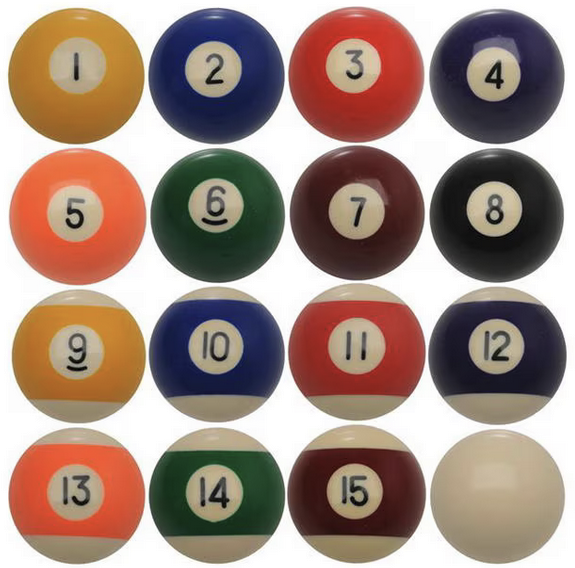
#> input picture Pasted image 20251006131451.png, 575 x 568 px
$ python -i ball_detector.py   (imports and definitions only)
#> lines starting #> are read from the running program, lines starting #| are printed output that depends on the picture
#> further down, picture is the input picture: shape (568, 575, 3); mean B, G, R 128.7, 139.5, 161.3
import cv2
import snooker_colors as sc
import numpy as np

DEBUG = False

def resize_frame(frame):
    return cv2.resize(frame, (1000, 550))
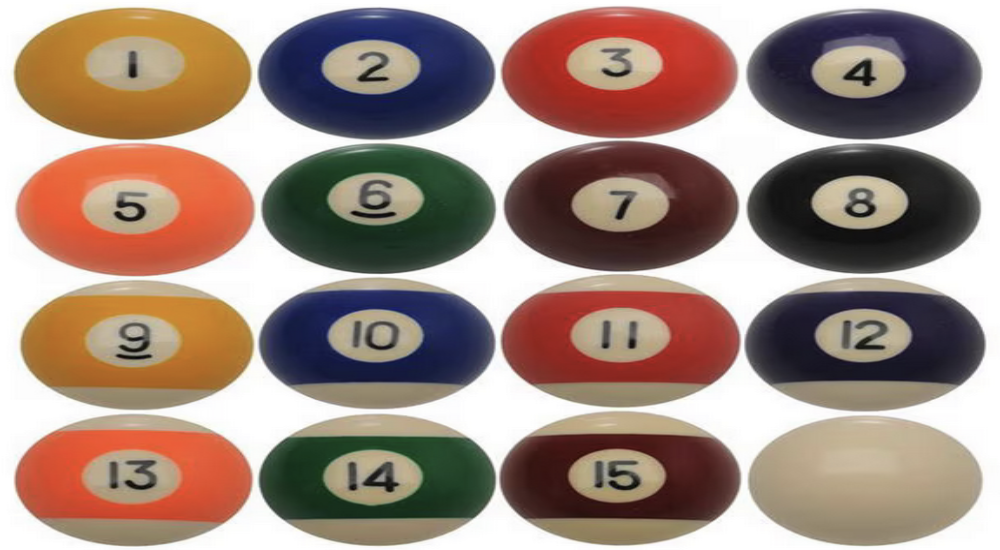
#> returned value: shape (550, 1000, 3); mean of channels 0, 1, 2 128.6, 139.3, 161.2; drawn as B, G, R

def _normalize_frame(current_frame):
    """
    Normalizes one frame for better performance
    :param current_frame: current frame of the given video
    :return: a normalized frame in hsv color-space
    """
    f = resize_frame(current_frame)
    hsv = cv2.cvtColor(f, cv2.COLOR_BGR2HSV)
#> hsv: shape (550, 1000, 3); mean H, S, V 35.5, 76.9, 166.7

    # Increase saturation
    h, s, v = cv2.split(hsv)
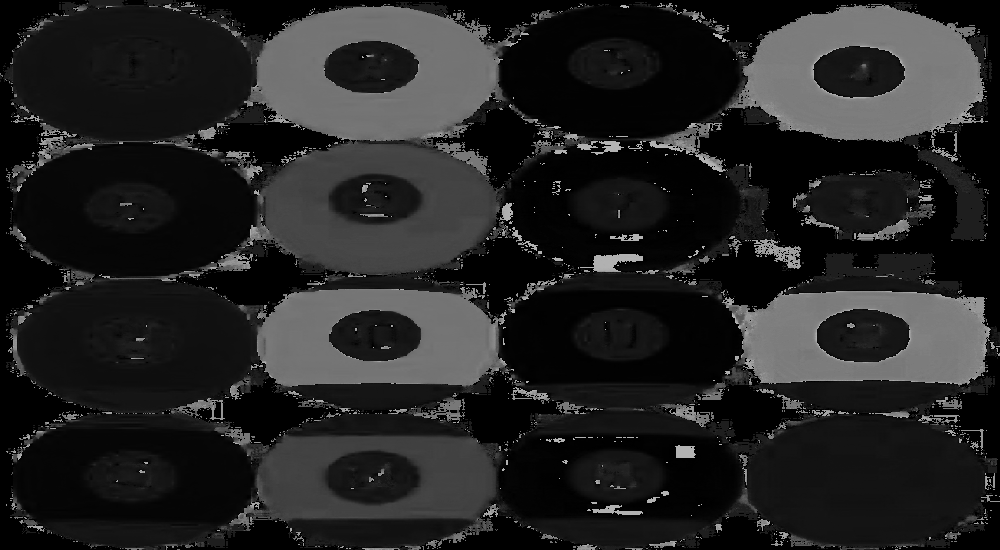
#> h: shape (550, 1000); min 0, max 179, mean 35.5
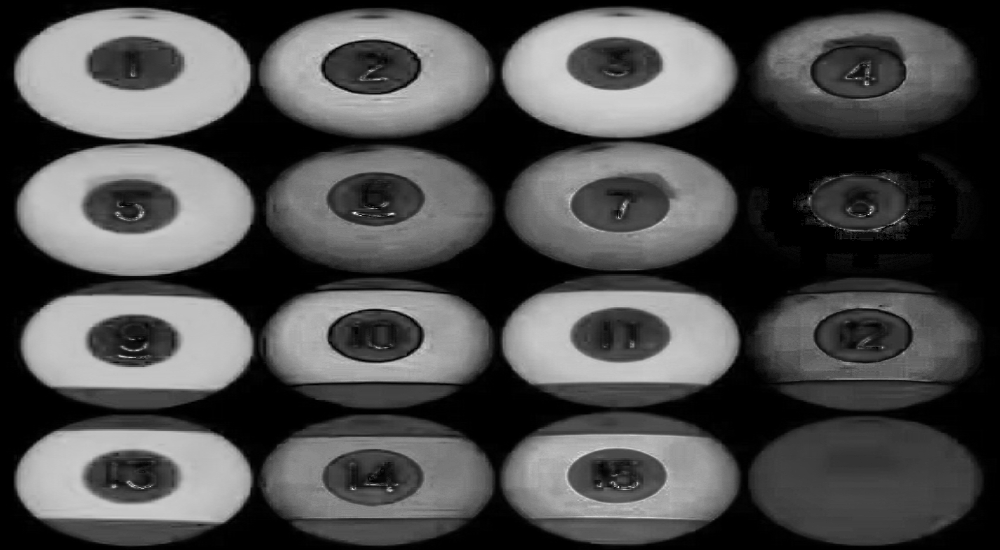
#> s: shape (550, 1000); min 0, max 237, mean 76.9
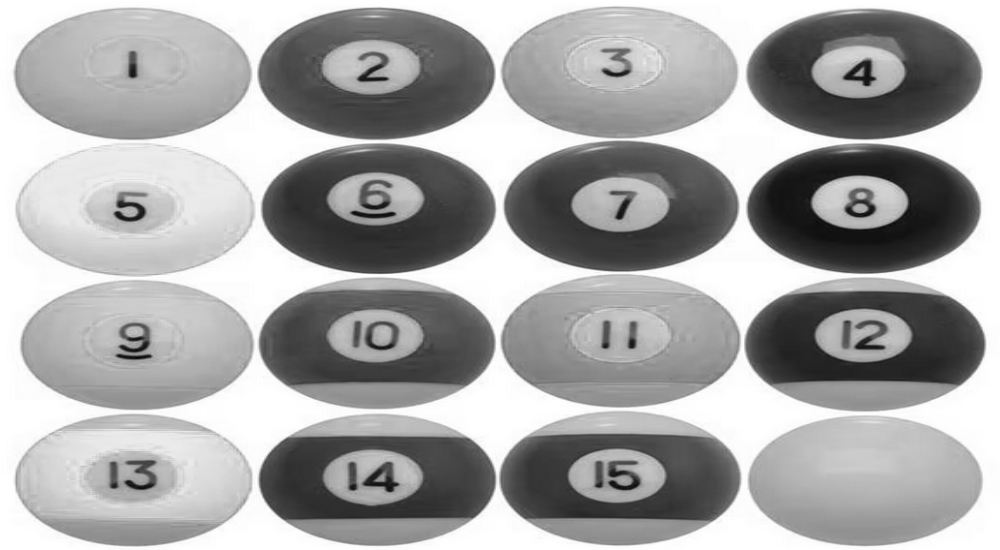
#> v: shape (550, 1000); min 4, max 255, mean 166.7
    s = cv2.add(s, 50)
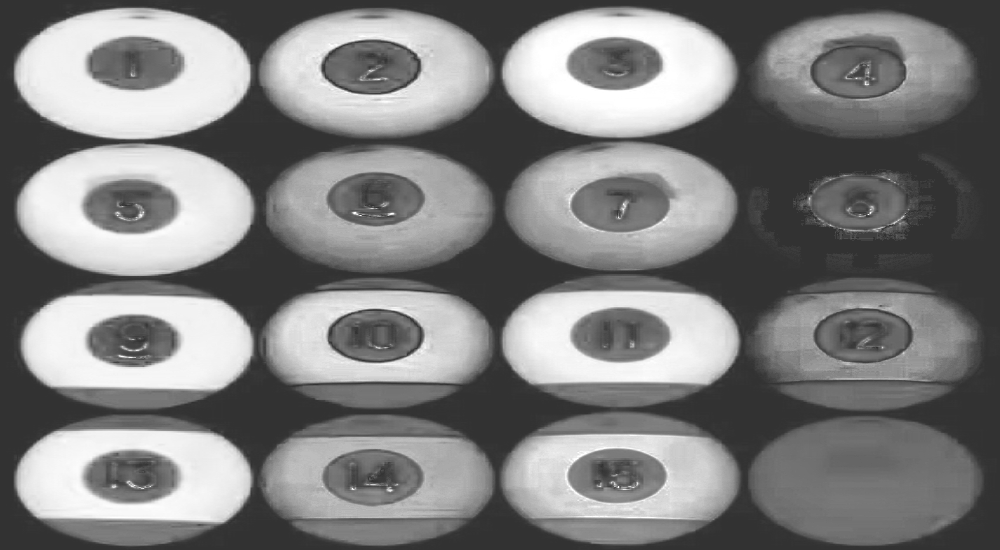
#> s: shape (550, 1000); min 50, max 255, mean 126.9
    s = np.clip(s, 0, 255)
    hsv_sat = cv2.merge([h, s, v])
#> hsv_sat: shape (550, 1000, 3); mean H, S, V 35.5, 126.9, 166.7

    return hsv_sat

# [64 lines left out: functions get_balls_map, _find_hough_circles, _detect_red_balls, _detect_black_ball, _detect_colored_balls, not called in this run]

def _generate_mask(hsv, l, u):
    return cv2.inRange(hsv, l, u)

# [47 lines left out: functions _clean_up_mask, _detect_balls_in_given_range, _draw_on_detected_monochrome_balls, draw_detected_balls, not called in this run]

>>> import cv2
>>> picture = cv2.imread('Pasted image 20251006131451.png')
>>> result = _normalize_frame(picture)

$ run again, on Pasted image 20251126194458.png
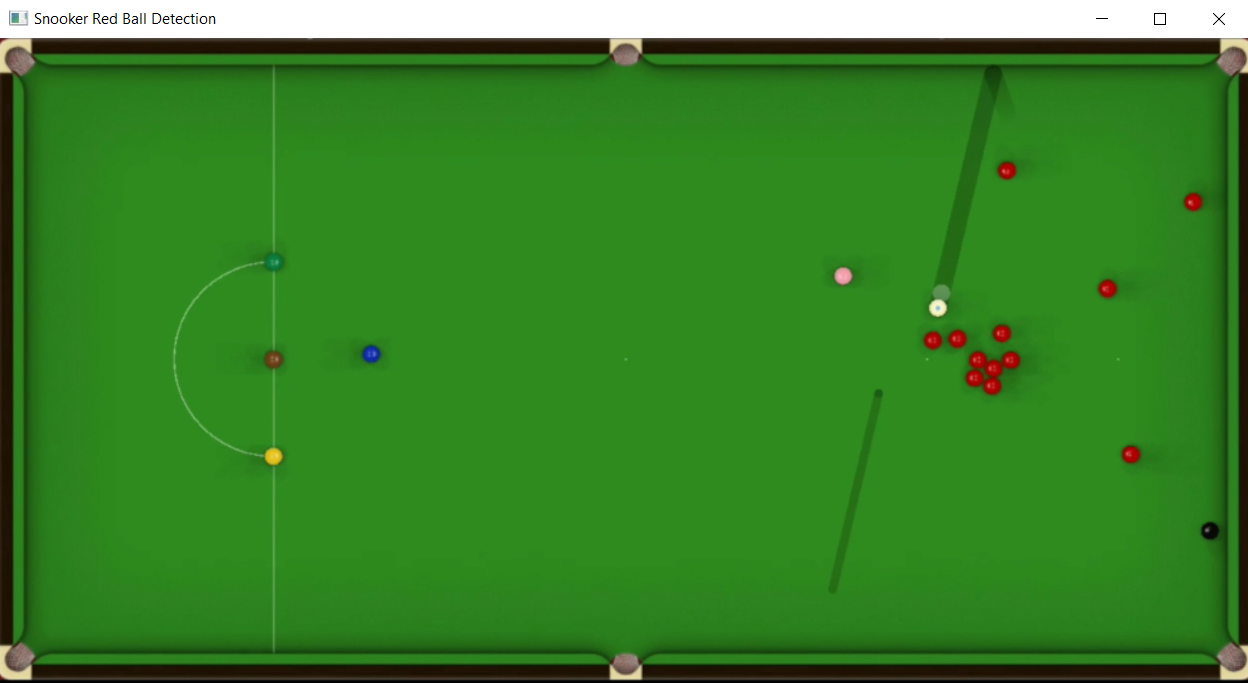
#> input picture Pasted image 20251126194458.png, 1248 x 683 px
#> picture is the input picture: shape (683, 1248, 3); mean B, G, R 40.5, 131.6, 56.8
#> hsv: shape (550, 1000, 3); mean H, S, V 49.7, 187.5, 132.8
#> in _normalize_frame, `h, s, v = cv2.split(hsv)`:
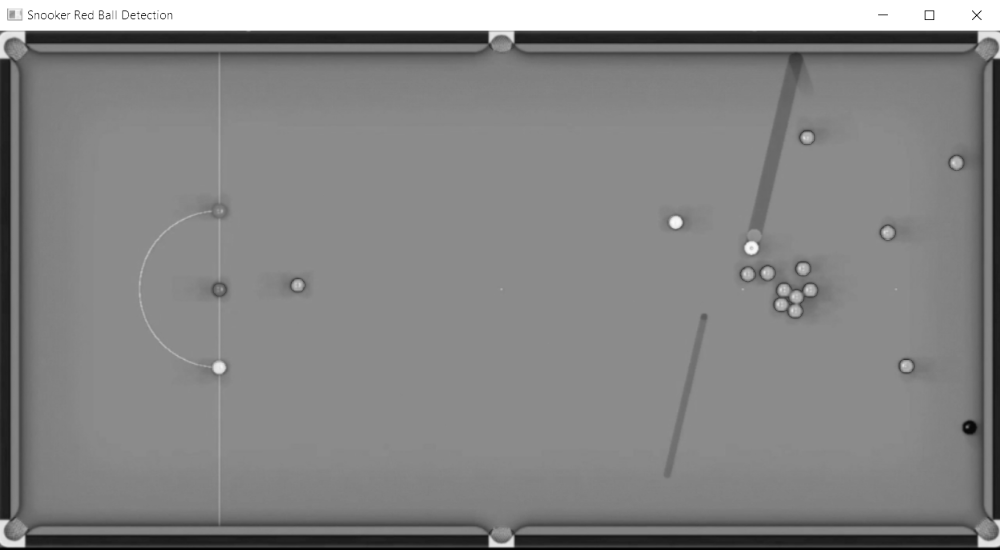
#> v: shape (550, 1000); min 0, max 255, mean 132.8
#> in _normalize_frame, `s = cv2.add(s, 50)`:
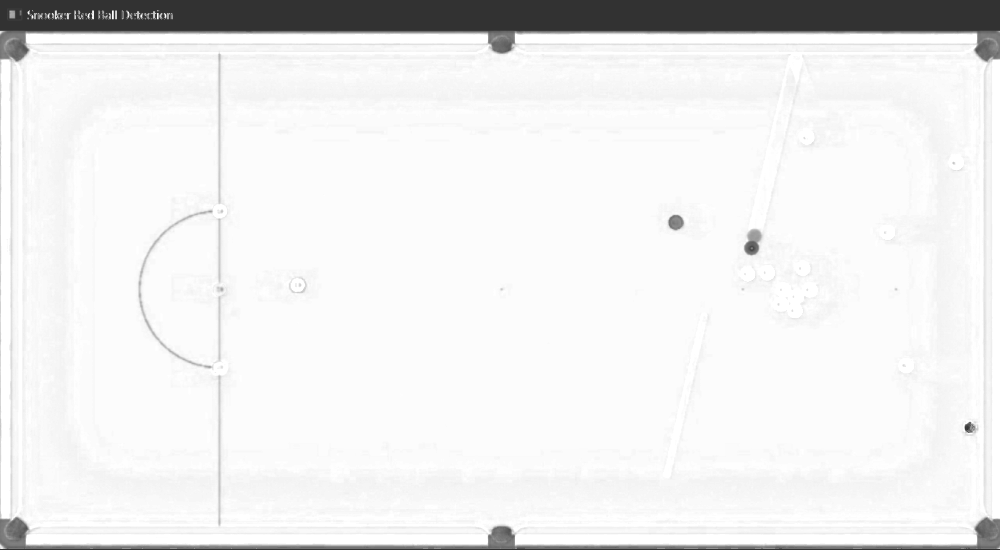
#> s: shape (550, 1000); min 50, max 255, mean 236.1
#> hsv_sat: shape (550, 1000, 3); mean H, S, V 49.7, 236.1, 132.8
